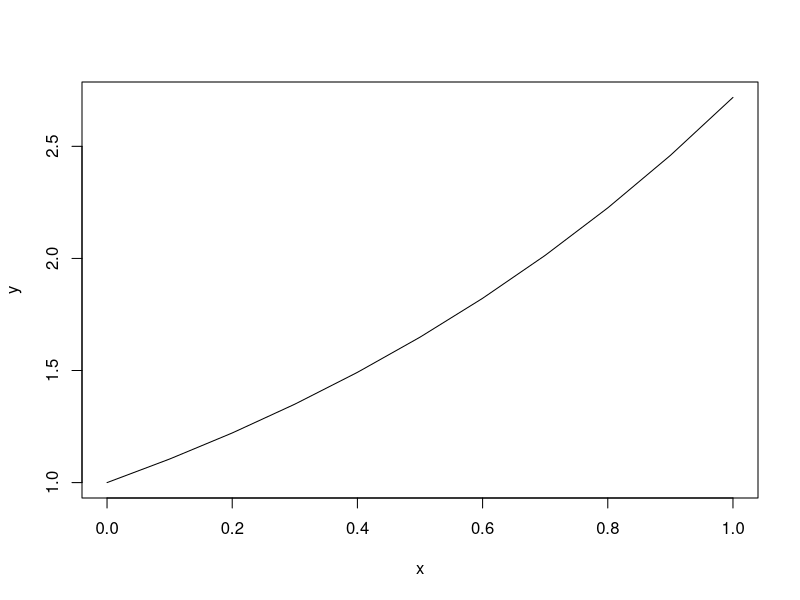

This figure's R source:
# Class 1 code at the prompt:
# introduction to R
# goals for the day:
# - basic arithmetic
# - plotting
# - scripts & functions

# at it's most basic level, R works as a high-functioning calculator
# for example:
2+2
exp(1)
# to get help...
help(exp)
# ...or use the menu
# note: another thing R is very handy for is statistical analysis, but we won't be covering that very deeply in this class

# you can also assign values
x = 1
x
exp(x)
# also: sqrt, abs, sin, cos, tan, log, log10

# and create plots.  To do this, well need lists of values: vectors
# there are three main ways to make vectors: c, rep, seq
c(1, 2, 3) # the most basic way to make a vector: put the values straight in
rep(1, 3) # make a vector of a value (here 1) repeated n times (here 3)
1:10 # sequence: for spacings of 1
x = seq(0, 1, by=0.1) # sequence" for spacings other than 1 - zero to one in steps of 0.1
x
x[5] # you can find a particular value of a vector
length(x) # you can also determine properties of a vector
max(x) # and find it's maximum and minimum with max and min
y = exp(x) # this evaluates each entry of the vector
y
x*y # this gives you entry-by-entry multiplication, you can do the same with +-/^
x+1 # this adds 1 to every entry
plot(x, y, type="l", xlab="x", ylab="y") # type=line
